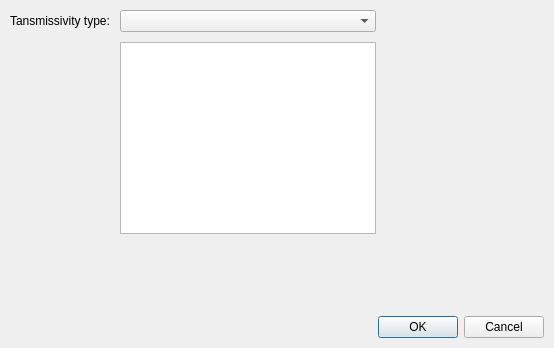
<?xml version="1.0" encoding="UTF-8"?>
<ui version="4.0">
 <class>TransmissivityDialog</class>
 <widget class="QDialog" name="TransmissivityDialog">
  <property name="geometry">
   <rect>
    <x>0</x>
    <y>0</y>
    <width>554</width>
    <height>348</height>
   </rect>
  </property>
  <property name="windowTitle">
   <string>Transmissivity Definition</string>
  </property>
  <layout class="QGridLayout" name="mainLayout">
   <property name="margin">
    <number>10</number>
   </property>
   <property name="spacing">
    <number>10</number>
   </property>
   <item row="0" column="0">
    <widget class="QLabel" name="transmissivityLabel">
     <property name="text">
      <string>Tansmissivity type:</string>
     </property>
    </widget>
   </item>
   <item row="0" column="1">
    <widget class="QComboBox" name="transmissivityCombo"/>
   </item>
   <item row="1" column="1">
    <widget class="FieldContainerWidget" name="transmissivityParameters"/>
   </item>
   <item row="2" column="1">
    <spacer name="verticalSpacer">
     <property name="orientation">
      <enum>Qt::Vertical</enum>
     </property>
     <property name="sizeHint" stdset="0">
      <size>
       <width>20</width>
       <height>40</height>
      </size>
     </property>
    </spacer>
   </item>
   <item row="0" column="2">
    <spacer name="horizontalSpacer">
     <property name="orientation">
      <enum>Qt::Horizontal</enum>
     </property>
     <property name="sizeHint" stdset="0">
      <size>
       <width>40</width>
       <height>20</height>
      </size>
     </property>
    </spacer>
   </item>
   <item row="3" column="0" colspan="3">
    <widget class="QDialogButtonBox" name="buttonBox">
     <property name="orientation">
      <enum>Qt::Horizontal</enum>
     </property>
     <property name="standardButtons">
      <set>QDialogButtonBox::Cancel|QDialogButtonBox::Ok</set>
     </property>
    </widget>
   </item>
  </layout>
 </widget>
 <customwidgets>
  <customwidget>
   <class>FieldContainerWidget</class>
   <extends>QTreeView</extends>
   <header>FieldContainerWidget.h</header>
  </customwidget>
 </customwidgets>
 <resources/>
 <connections>
  <connection>
   <sender>buttonBox</sender>
   <signal>accepted()</signal>
   <receiver>TransmissivityDialog</receiver>
   <slot>accept()</slot>
   <hints>
    <hint type="sourcelabel">
     <x>248</x>
     <y>254</y>
    </hint>
    <hint type="destinationlabel">
     <x>157</x>
     <y>274</y>
    </hint>
   </hints>
  </connection>
  <connection>
   <sender>buttonBox</sender>
   <signal>rejected()</signal>
   <receiver>TransmissivityDialog</receiver>
   <slot>reject()</slot>
   <hints>
    <hint type="sourcelabel">
     <x>316</x>
     <y>260</y>
    </hint>
    <hint type="destinationlabel">
     <x>286</x>
     <y>274</y>
    </hint>
   </hints>
  </connection>
 </connections>
</ui>
